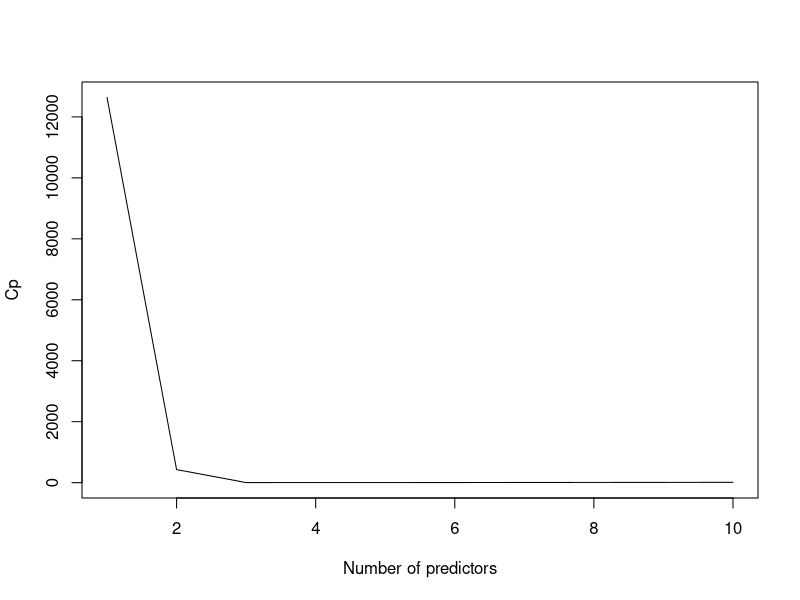
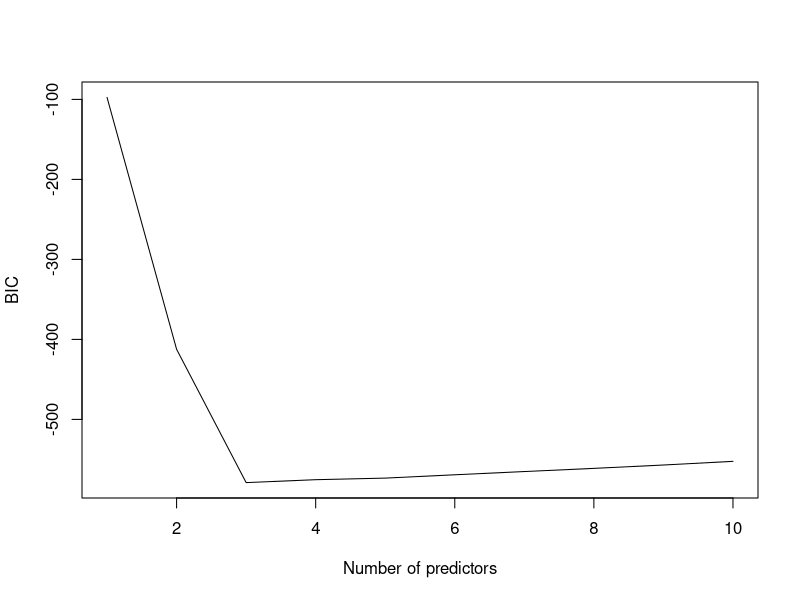
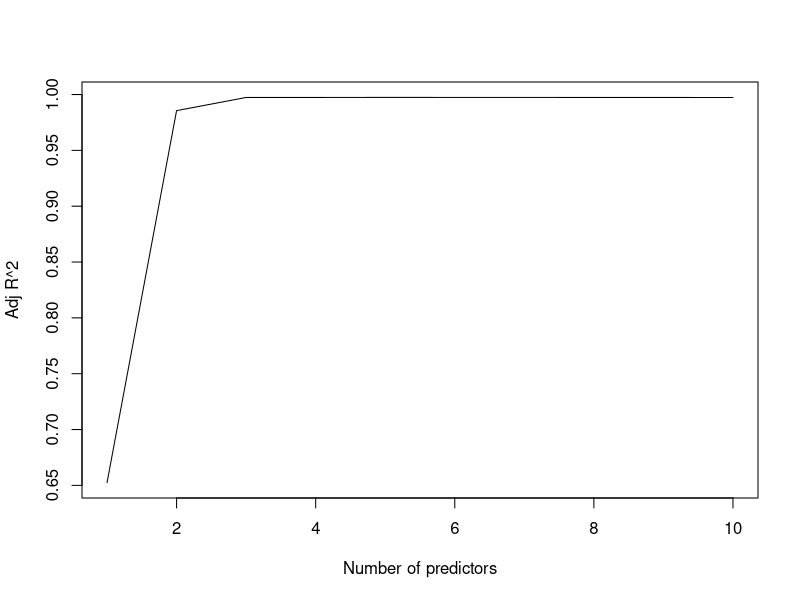

The R script that drew these images, in order:
## ---- chunk 1
set.seed(2016)
X<-rnorm(n=100,mean=0,sd=1)
epsilon<-rnorm(n=100,mean=0,sd=0.5)
## ---- chunk 2
beta0<-1
beta1<-2
beta2<-5
beta3<-3
Y<-beta0+beta1*X+beta2*(X^2)+beta3*(X^3)+epsilon
## ---- chunk 3
library(leaps)
datasource<-data.frame(X=X,X2=X^2,X3=X^3,X4=X^4,X5=X^5,X6=X^6,X7=X^7,X8=X^8,X9=X^9,X10=X^10,Y=Y)
model.fit<-regsubsets(Y~.,data=datasource,nvmax=10)

summary(model.fit)

#look at results
model.summary<-summary(model.fit)
names(summary(model.fit))

#Based on Cp, 3 gives you the best model
plot(model.summary$cp,xlab='Number of predictors',ylab='Cp',type='l')
which.min(model.summary$cp)
coef(model.fit,3)

#Based on BIC, 3 gives you the best model! :)
plot(model.summary$bic,xlab='Number of predictors',ylab='BIC',type='l')
which.min(model.summary$bic)


#Based on adjusted R2, which again gives 3 as the best model
plot(model.summary$adjr2,xlab='Number of predictors',ylab='Adj R^2',type='l')
which.max(model.summary$adjr2)
coef(model.fit,5)
